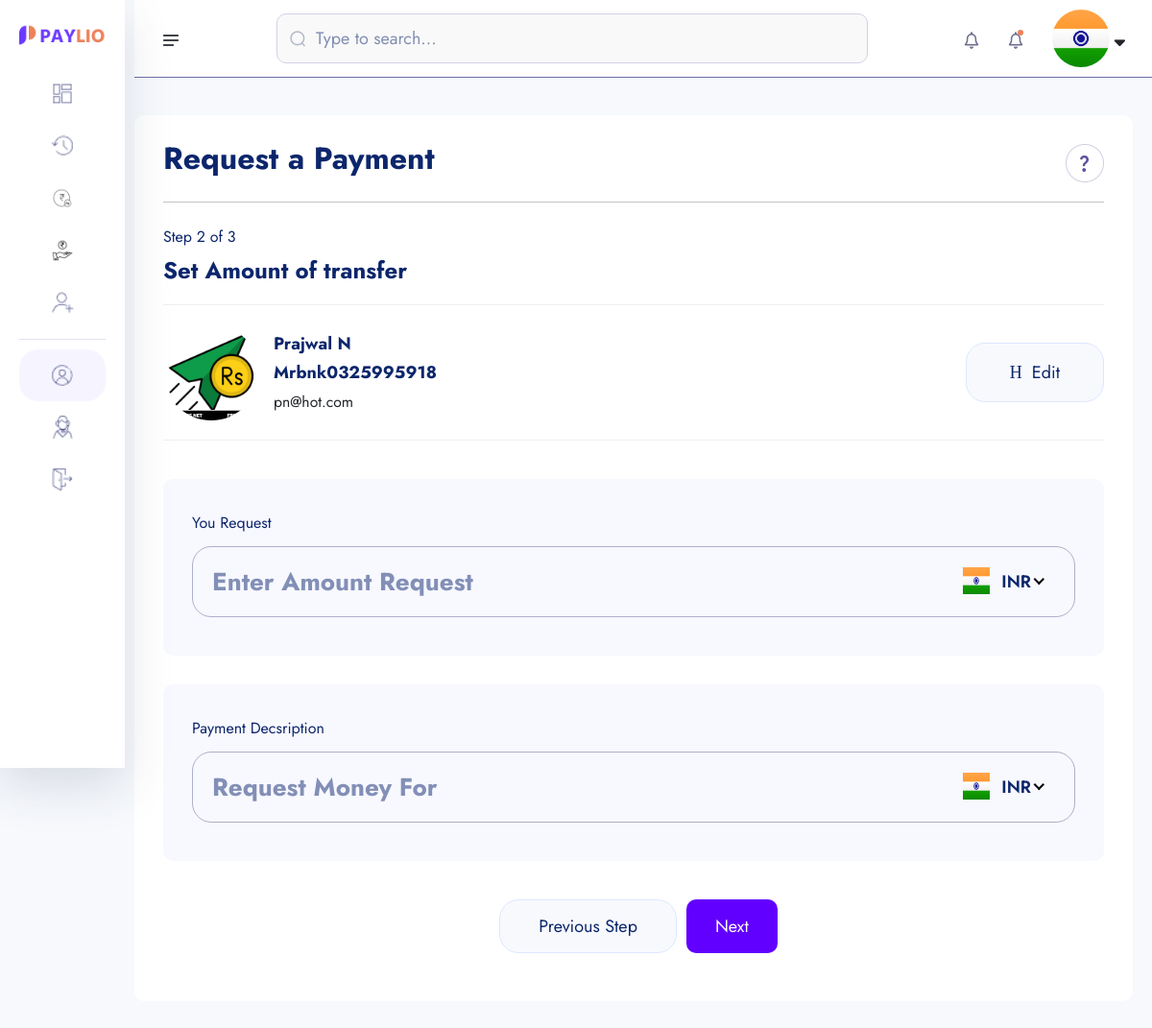
/amount-request/MRBNK0325995918 (signed in), run on the app's committed database.
### custom_auth/models.py (models this page shows, shortened)
class User(AbstractUser):
    username = models.CharField(max_length=100)
    email = models.EmailField(unique=True)
    is_staff = models.BooleanField(default=False)
    is_superuser = models.BooleanField(default=False)
    USERNAME_FIELD = 'email'
    REQUIRED_FIELDS = ['username']

### bankingapp/models.py (models this page shows, shortened)
class KYC(models.Model):
    id = models.UUIDField(primary_key=True, unique=True, default=uuid.uuid4, editable=False)
    user =  models.OneToOneField(User, on_delete=models.CASCADE)
    account =  models.OneToOneField(Account, on_delete=models.CASCADE, null=True, blank=True)
    full_name = models.CharField(max_length=1000)
    image = models.ImageField(upload_to="kyc", default="default.jpg")
    marital_status = models.CharField(choices=MARITAL_STATUS, max_length=40)
    gender = models.CharField(choices=GENDER, max_length=40)
    identity_type = models.CharField(choices=IDENTITY_TYPE, max_length=140)
    identity_image = models.ImageField(upload_to="kyc", null=True, blank=True)
    date_of_birth = models.DateTimeField(auto_now_add=False)
    signature = models.ImageField(upload_to="kyc")
    country = models.CharField(max_length=100)
    state = models.CharField(max_length=100)
    city = models.CharField(max_length=100)
    mobile = models.CharField(max_length=1000)
    fax = models.CharField(max_length=1000)
    date = models.DateTimeField(auto_now_add=True)
    class Meta:
        ordering = ['-date']

class Account(models.Model):
    id = models.UUIDField(primary_key=True, unique=True, default=uuid.uuid4, editable=False)
    user = models.OneToOneField(User, on_delete=models.CASCADE)
    account_balance = models.DecimalField(max_digits=12, decimal_places=2, default=0.00)
    account_number = ShortUUIDField(length=10, unique=True,max_length= 25, prefix="MRBNK", alphabet="1234567890" )
    account_id = ShortUUIDField(length=7, unique=True,max_length= 25, prefix="DEX", alphabet="1234567890" )
    pin_number = ShortUUIDField(length=4, unique=True,max_length= 7 , alphabet="1234567890" )
    red_code = ShortUUIDField(length=10, unique=True,max_length= 20, prefix="217", alphabet="abcdefghi1234567890" )
    account_status = models.CharField(max_length=100, choices= ACCOUNT_STATUS, default="in-active")
    date = models.DateTimeField(auto_now_add=True)
    kyc_submitted = models.BooleanField(default=False)
    kyc_confirmed = models.BooleanField(default=False)
    recommended_by = models.ForeignKey(User, on_delete=models.DO_NOTHING, blank=True, null=True, related_name="recommended_by")
    class Meta:
        ordering = ['-date']

### core/payment_request.py (the view)
# urls.py: path('amount-request/<account_number>',AmountRequest, name='amount-request' ),
def AmountRequest(request, account_number):
    try:
        account = Account.objects.get(account_number=account_number)
    except:
        messages.warning(request, "Account does not exist")
    context = {
        "account":account
    }
    return render(request, 'payment_request/amount-request.html', context)

### core/templates/payment_request/amount-request.html (shortened to what this page needs)
{% extends 'partials/dashboard-base.html' %}
{% load static %}
{% load humanize %}
{% block content %}
    <section class="dashboard-section body-collapse pay step step-2">
        <div class="overlay pt-120">
            <div class="container-fruid">
                <div class="main-content">
                    <div class="head-area d-flex align-items-center justify-content-between">
                        <h4>Request a Payment</h4>
                        <div class="icon-area">
                            <img src="{% static 'assets1/images/icon/support-icon.png' %}" alt="icon">
                        </div>
                    </div>
                    <div class="choose-recipient">
                        <div class="step-area">
                            <span class="mdr">Step 2 of 3</span>
                            <h5>Set Amount of transfer</h5>
                        </div>
                        <div class="user-select">
                            <div class="single-user">
                                <div class="left d-flex align-items-center">
                                    <div class="img-area">
                                        <img style="width: 100px; hight: 100px; border-radius: 50%" src="{{account.user.kyc.image.url}}" alt="image">
                                    </div>
                                    <div class="text-area">
                                        <p>{{account.user.kyc.full_name|title}}</p>
                                        <p>{{account.account_number|title}}</p>
                                        <small>{{account.user.email}}</small>
                                    </div>
                                </div>
                                <div class="right">
                                    <a href="{% url 'core:request-search-user' %}">
                                        <i class="icon-h-edit"></i>
                                        Edit
                                    </a>
                                </div>
                            </div>
                        </div>
                    </div>
                    <form action="{% url 'core:amount-request-Process' account.account_number %}" method = "POST">
                        <div class="send-banance">
                            <span class="mdr">You Request</span>
                            <div class="input-area">
                                <input class="xxlr"  placeholder="Enter Amount Request " name="amount-request" type="number" id="amount-request">
                            </div>
                        </div>
                        <div class="send-banance">
                            <span class="mdr">Payment Decsription</span>
                            <div class="input-area">
                                <input class="xxlr"  placeholder="Request Money For " name="description" type="text" >
                            </div>
                        </div>
                        <div class="footer-area mt-40">
                            <a href="{% url 'core:request-search-user' %}">Previous Step</a>
                            <button type="submit" style="padding: 10px 30px; border-radius: 10px; background: rgb(98, 0, 255); color: #fff;" class="active">Next</button>
                        </div>
                    </form>
                </div>
            </div>
        </div>
    </section>
{% endblock content %}

### core/templates/partials/dashboard-base.html (shortened to what this page needs)
{% load static %}
{% load static %}
{% load i18n %}
<!doctype html>
<html lang="en">
<head>
    <link rel="stylesheet" href="{% static 'assets1/css/bootstrap.min.css' %}">
    <link rel="stylesheet" href="{% static 'assets1/css/fontawesome.min.css' %}">
    <link rel="stylesheet" href="{% static 'assets1/css/jquery-ui.css' %}">
    <link rel="stylesheet" href="{% static 'assets1/css/plugin/apexcharts.css' %}">
    <link rel="stylesheet" href="{% static 'assets1/css/plugin/nice-select.css' %}">
    <link rel="stylesheet" href="{% static 'assets1/css/arafat-font.css' %}">
    <link rel="stylesheet" href="{% static 'assets1/css/plugin/animate.css' %}">
    <link rel="stylesheet" href="{% static 'assets1/css/style.css' %}">
</head>
<body>
    <header class="header-section body-collapse">
        <div class="overlay">
            <div class="container-fruid">
                <div class="row d-flex header-area">
                    <div class="navbar-area d-flex align-items-center justify-content-between">
                        <div class="sidebar-icon">
                            <img src="{% static 'assets1/images/icon/menu.png' %}" alt="icon">
                        </div>
                        <form action="#" class="flex-fill">
                            <div class="form-group d-flex align-items-center">
                                <img src="{% static 'assets1/images/icon/search.png' %}" alt="icon">
                                <input type="text" placeholder="Type to search...">
                            </div>
                        </form>
                        <div class="dashboard-nav">
                            <div class="single-item language-area">
                                <div class="language-btn">
                                    <img src="{% static 'assets1/images/icon/bell.png' %}" alt="icon">
                                </div>
                            </div>
                            <div class="single-item notifications-area">
                                <div class="notifications-btn">
                                    <img src="{% static 'assets1/images/icon/bell.png' %}" class="bell-icon" alt="icon">
                                </div>
                            </div>
                            <div class="single-item user-area">
                                <div class="profile-area d-flex align-items-center">
                                    <span class="user-profile">
                                        {% if request.user.kyc.image.url %}
                                            <img style="width: 60px; height: 60px; border-radius: 50%; object-fit: cover;" src="{{ request.user.kyc.image.url }}" alt="image">
                                        {% else %}
                                            <img src="{% static 'assets1/images/default.jpg' %}"  style="width: 50px; height: 50px; border-radius: 50%; object-fit: cover;" alt="">
                                        {% endif %}
                                    </span>
                                    <i class="fa-solid fa-sort-down"></i>
                                </div>
                            </div>
                        </div>
                    </div>
                    <div class="sidebar-wrapper">
                        <div class="sidebar-logo">
                            <a href="{% url 'bankingapp:dashboard' %}"><img src="{% static 'assets1/images/logo.png' %}" alt="logo"></a>
                        </div>
                        <ul>
                            <li>
                                <a href="{% url 'bankingapp:dashboard' %}">
                                    <img src="{% static 'assets1/images/icon/dashboard.png' %}" alt="Dashboard"> <span>{% trans "Dashboard" %}</span>
                                </a>
                            </li>
                            <li>
                                <a href="{% url 'core:transaction-list' %}">
                                    <img src="{% static 'assets1/images/icon/transactions.png' %}" alt="Transactions"> <span>Transactions</span>
                                </a>
                            </li>
                            <li>
                                <a href="{% url 'core:search-account' %}">
                                    <img src="{% static 'assets1/images/icon/sendmoney (3).png' %}" alt="Pay"> <span>Pay</span>
                                </a>
                            </li>
                            <li>
                                <a href="{% url 'core:request-search-user' %}">
                                    <img src="{% static 'assets1/images/icon/recieve (1).png' %}" alt="Recieve"> <span>Recieve</span>
                                </a>
                            </li>
                            <li>
                                <a href="{% url 'core:reciepient' %}">
                                    <img src="{% static 'assets1/images/icon/recipients.png' %}" alt="Recipients"> <span>Recipients</span>
                                </a>
                            </li>
                        </ul>
                        <ul class="bottom-item">
                            <li class="active">
                                <a href="{% url 'bankingapp:account' %}">
                                    <img src="{% static 'assets1/images/icon/account.png' %}" alt="Account"> <span>Account</span>
                                </a>
                            </li>
                            <li>
                                <a href="javascript:void(0)">
                                    <img src="{% static 'assets1/images/icon/support.png' %}" alt="Support"> <span>Support</span>
                                </a>
                            </li>
                            <li>
                                <a href="javascript:void(0)" onclick="confirmQuit()">
                                    <img src="{% static 'assets1/images/icon/quit.png' %}" alt="Quit"> <span>Quit</span>
                                </a>
                            </li>
                        </ul>
                        <div class="pt-120">
                        </div>
                    </div>
                </div>
            </div>
        </div>
    </header>
{% block content %}
{% endblock content %}
</body>
</html>

### data on the page
User: user.kyc.image (picture)
Account: user.kyc.image (picture), user.kyc.full_name "Prajwal N", account_number "Mrbnk0325995918", user.email "pn@hot.com"
